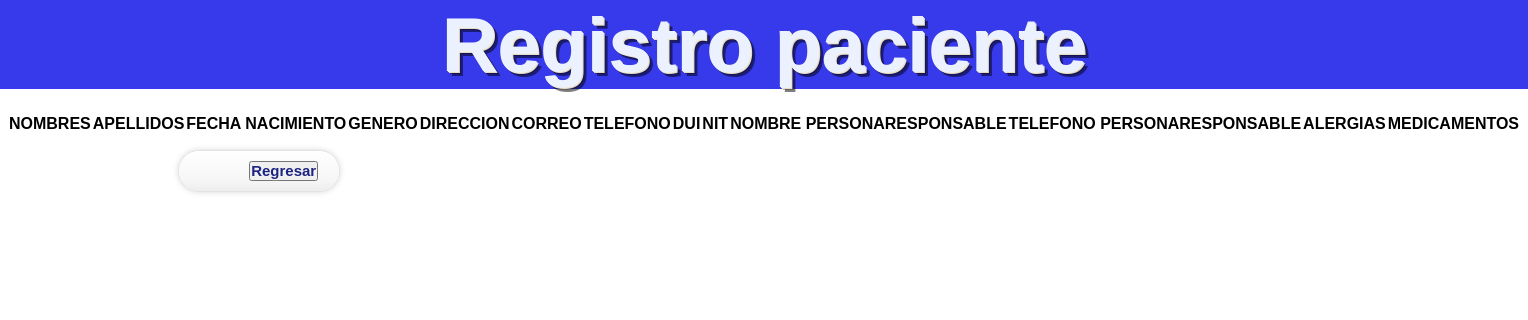
Before: /mostrarpaciente.php with the older database file.
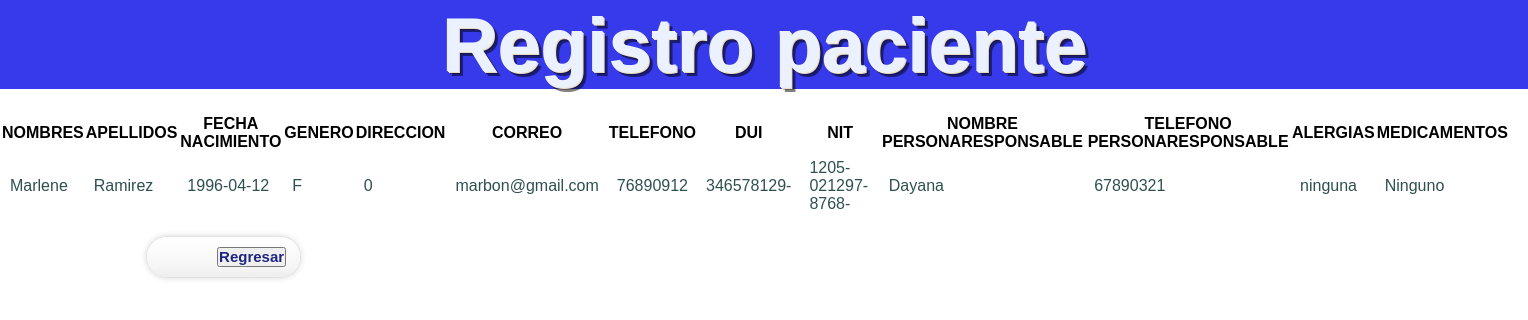
After: the same page with the newer database file.
### tables this page shows
CREATE TABLE `pacientes` (
  `id_paciente` int(4) NOT NULL,
  `nombres` varchar(20) NOT NULL,
  `apellidos` varchar(30) NOT NULL,
  `fecha_nacimiento` date NOT NULL,
  `genero` varchar(1) NOT NULL,
  `direccion` int(100) NOT NULL,
  `correo` varchar(50) DEFAULT NULL,
  `telefono` int(8) NOT NULL,
  `dui` varchar(10) NOT NULL,
  `nit` varchar(17) NOT NULL,
  `responsableNombre` varchar(20) NOT NULL,
  `responsablecontacto` int(8) NOT NULL,
  `alergias` varchar(50) DEFAULT NULL,
  `medicamentos` varchar(50) DEFAULT NULL,
  `fechaRegistro` date NOT NULL
);

### mostrarpaciente.php (the view, shortened to what this page needs)
<!DOCTYPE html>
<html lang="es">
<head>
 <link rel="stylesheet" href="css/vertical-nav.css" />
 <link rel="stylesheet" href="css/table-column-options.css" />
 <link rel="stylesheet" href="css/links.css" />
 <link rel="stylesheet" href="css/libros.css" />
</head>
<body>
<header>
 <h1 class="3d-text">Registro paciente</h1>
</header>
<section>
<article>
<?php
 include_once("db-mysqli.php");
 $consulta = "SELECT * FROM pacientes ORDER BY 	nombres";
 $resultc = $db->query($consulta);
 echo "<table class=\"color-table\">\n
 \t\t\t<th>NOMBRES</th>\n
 \t\t\t<th>APELLIDOS</th>\n
 \t\t\t<th>FECHA NACIMIENTO</th>\n
 \t\t\t<th>GENERO</th>\n
 \t\t\t<th>DIRECCION</th>\n
 \t\t\t<th>	CORREO</th>\n
 \t\t\t<th>TELEFONO</th>\n
 \t\t\t<th>DUI</th>\n
 \t\t\t<th>NIT</th>\n
 \t\t\t<th>NOMBRE PERSONARESPONSABLE</th>\n
 \t\t\t<th>TELEFONO PERSONARESPONSABLE</th>\n
  \t\t\t<th>ALERGIAS</th>\n
 \t\t\t<th>MEDICAMENTOS</th>\n
  \t\t</tr>\n
 \t</thead>\n
 \t<tbody>\n";
 while($row = $resultc->fetch_assoc()){
 echo "\t\t<tr class=\"normal\" onmouseover=\"this.className='selected'\"
onmouseout=\"this.className='normal'\">\n";
 echo "\t\t\t<td>\n";
 echo "\t\t\t\t" . stripslashes($row['nombres']) . "\n";
 echo "\t\t\t</td>\n\t\t\t<td>\n";
 echo "\t\t\t\t" . stripslashes($row['apellidos']) . "\n";
 echo "\t\t\t</td>\n\t\t\t<td> \n";
 echo "\t\t\t\t" . $row['fecha_nacimiento'];
 echo "\t\t\t</td>\n\t\t\t<td> \n";
 echo "\t\t\t\t" . $row['genero'];
 echo "\t\t\t</td>\n\t\t\t<td> \n";
 echo "\t\t\t\t" . $row['direccion'];
 echo "\t\t\t</td>\n\t\t\t<td> \n";
 echo "\t\t\t\t" . $row['correo'];
 echo "\t\t\t</td>\n\t\t\t<td> \n";
 echo "\t\t\t\t" . $row['telefono'];
 echo "\t\t\t</td>\n\t\t\t<td> \n";
 echo "\t\t\t\t" . $row['dui'];
 echo "\t\t\t</td>\n\t\t\t<td> \n";
 echo "\t\t\t\t" . $row['nit'];
 echo "\t\t\t</td>\n\t\t\t<td> \n";
 echo "\t\t\t\t" . $row['responsableNombre'];
 echo "\t\t\t</td>\n\t\t\t<td> \n";
 echo "\t\t\t\t" . $row['responsablecontacto'];
 echo "\t\t\t</td>\n\t\t\t<td> \n";
 echo "\t\t\t\t" . $row['alergias'];
 echo "\t\t\t</td>\n\t\t\t<td> \n";
 echo "\t\t\t\t" . $row['medicamentos'];
 echo "\t\t\t</td>\n\t\t\t<td> \n";
 }
 echo "\t</tbody>\n";
 echo "\t\t\t<th colspan=\"5\">\n";
?>
<a href="registrar_paciente.php" class="a-btn">
<button class="a-btn-text" name="regresar" value="Regresar"> Regresar </button>
</a>
</body>
</html>

### css/vertical-nav.css (style rules this page uses)
* { margin: 0; padding: 0; }
html, body { height: 60%; }
body { font-family: "Myriad Pro","Frutiger","Lucida Grande","Lucida Sans","Lucida Sans Unicode",Verdana,sans-serif; font-size: 16px; }
header { background-color: rgb(55, 58, 234); font: 700 2.4em Helvetica; text-align: center; }
header h1 { color: rgb(236, 241, 255); margin-bottom: 24px; text-shadow: 1px 1px 0 rgb(235, 241, 241), 2px 2px 0 rgb(233, 218, 197), 3px 3px 0 rgba(0,0,0,0.25), 5px 5px 0 rgba(0,0,0,0.5); }

### css/links.css (style rules this page uses)
.a-btn { background:#fff; background:-webkit-gradient(linear,left top,left bottom,colorstop( rgba(255,255,255,1),0),color-stop(rgba(246,246,246,1),0.74),colorstop( rgba(237,237,237,1),1)); background:-webkit-linear-gradient(top, rgba(255,255,255,1) 0%, rgba(246,246,246,1) 74%, rgba(237,237,237,1) 100%); background:-moz-linear-gradient(top, rgba(255,255,255,1) 0%, rgba(246,246,246,1) 74%, rgba(237,237,237,1) 100%); background:-o-linear-gradient(top, rgba(255,255,255,1) 0%, rgba(246,246,246,1) 74%, rgba(237,237,237,1) 100%); background:linear-gradient(top, rgba(255,255,255,1) 0%, rgba(246,246,246,1) 74%, rgba(237,237,237,1) 100%); filter:progid:DXImageTransform.Microsoft.gradient( startColorstr='#ffffff', endColorstr='#ededed',GradientType=0 ); -webkit-border-radius:50px; -moz-border-radius:50px; -o-border-radius:50px; -ms-border-radius:50px; border-radius:50px; -webkit-box-shadow:0px 0px 7px rgba(0,0,0,0.2), 0px 0px 0px 1px rgba(188,188,188,0.1); -moz-box-shadow:0px 0px 7px rgba(0,0,0,0.2), 0px 0px 0px 1px rgba(188,188,188,0.1); -o-box-shadow:0px 0px 7px rgba(0,0,0,0.2), 0px 0px 0px 1px rgba(188,188,188,0.1); -ms-box-shadow:0px 0px 7px rgba(0,0,0,0.2), 0px 0px 0px 1px rgba(188,188,188,0.1); box-shadow:0px 0px 7px rgba(0,0,0,0.2), 0px 0px 0px 1px rgba(188,188,188,0.1); display:block; margin:16px auto; padding:10px 30px 10px 70px; position:relative; overflow:hidden; text-align:center; -webkit-transition:box-shadow 0.3s ease-in-out; -moz-transition:box-shadow 0.3s ease-in-out; -o-transition:box-shadow 0.3s ease-in-out; transition:box-shadow 0.3s ease-in-out; width:12%; }
.a-btn:link { text-decoration:none; }
.a-btn-text { font-size:15px; color:rgb(29, 36, 129); line-height:16px; font-weight:bold; font-family:"Myriad Pro", "Trebuchet MS", sans-serif; text-shadow:1px 1px 2px rgba(255,255,255,0.5); display:block; }

### css/libros.css (style rules this page uses)
.color-table { margin:24px auto; }
.normal { color:DarkSlateGray; font-family:10pt "Lucida Sans Unicode",Arial,sans-serif; text-align:left; }
td { padding: 6px 8px; }
a:link { color:Indigo; }

Changed rows visible on the page:
added pacientes: nombres "Marlene", apellidos "Ramirez", fecha_nacimiento "1996-04-12", genero "F", direccion "0", correo "marbon@gmail.com", telefono "76890912", dui "346578129-", nit "1205-021297-8768-", responsableNombre "Dayana", responsablecontacto "67890321", alergias "ninguna", medicamentos "Ninguno"
